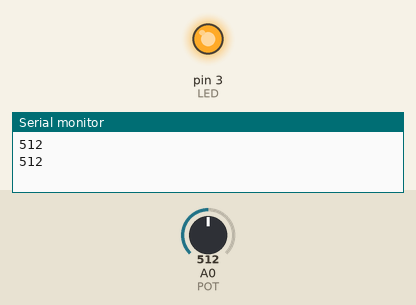
Simulated run of this sketch. Board: Arduino Uno, built with avr-gcc and run on an emulated ATmega328P. On the bench: output pins drawn as LEDs (lit = HIGH), the last lines printed to the serial monitor. Dashed ring = blinking. Inputs (shaded band) come from the test bench; at power-on: A0 (POT) = 512.

Above: at 1.2 s.
1.3 s: A0 (POT) set to 122
At 1.59 s:
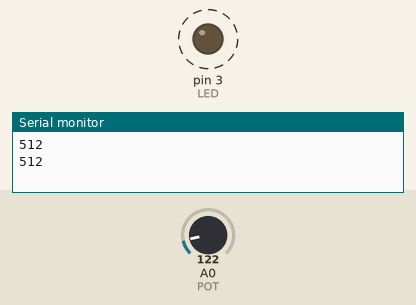
4.3 s: A0 (POT) set to 0
5.9 s: A0 (POT) set to 306
At 6.36 s:
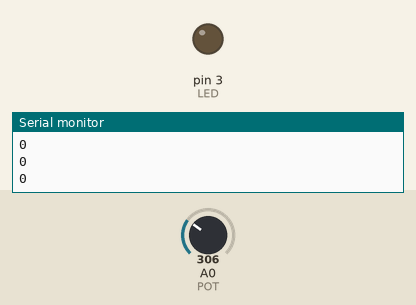
Timing chart, 0 to 14.9 s (numbered marks = the images above; inputs shaded):
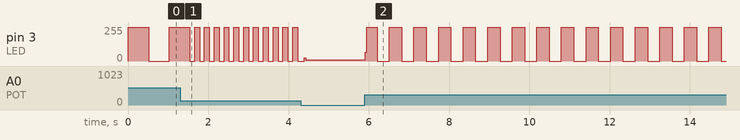

Measured:
- after the input at 1.3 s, pin 3 (LED): alternates 255/255 for 0.12 s and 0/255 for 0.12 s, starting after 0.36 s
- after the input at 5.9 s, pin 3 (LED): 10/255 → 65/255 at once, then repeats every 0.56 s: 255/255 0.26 s, 0/255 0.31 s

The sketch:

sketch.ino
```cpp
//https://wokwi.com/projects/345986040835605076
#define LED 3
#define POT A0

void setup() {
  // put your setup code here, to run once:
  pinMode(LED, OUTPUT);
  pinMode(POT, INPUT);

  Serial.begin(9600);

  //digitalWrite(LED, HIGH);
}

void loop() {
  Serial.println(analogRead(POT));
  // put your main code here, to run repeatedly:
  digitalWrite(3, HIGH);
  delay(analogRead(POT));
  digitalWrite(3, LOW);
  delay(analogRead(POT));
}
```
